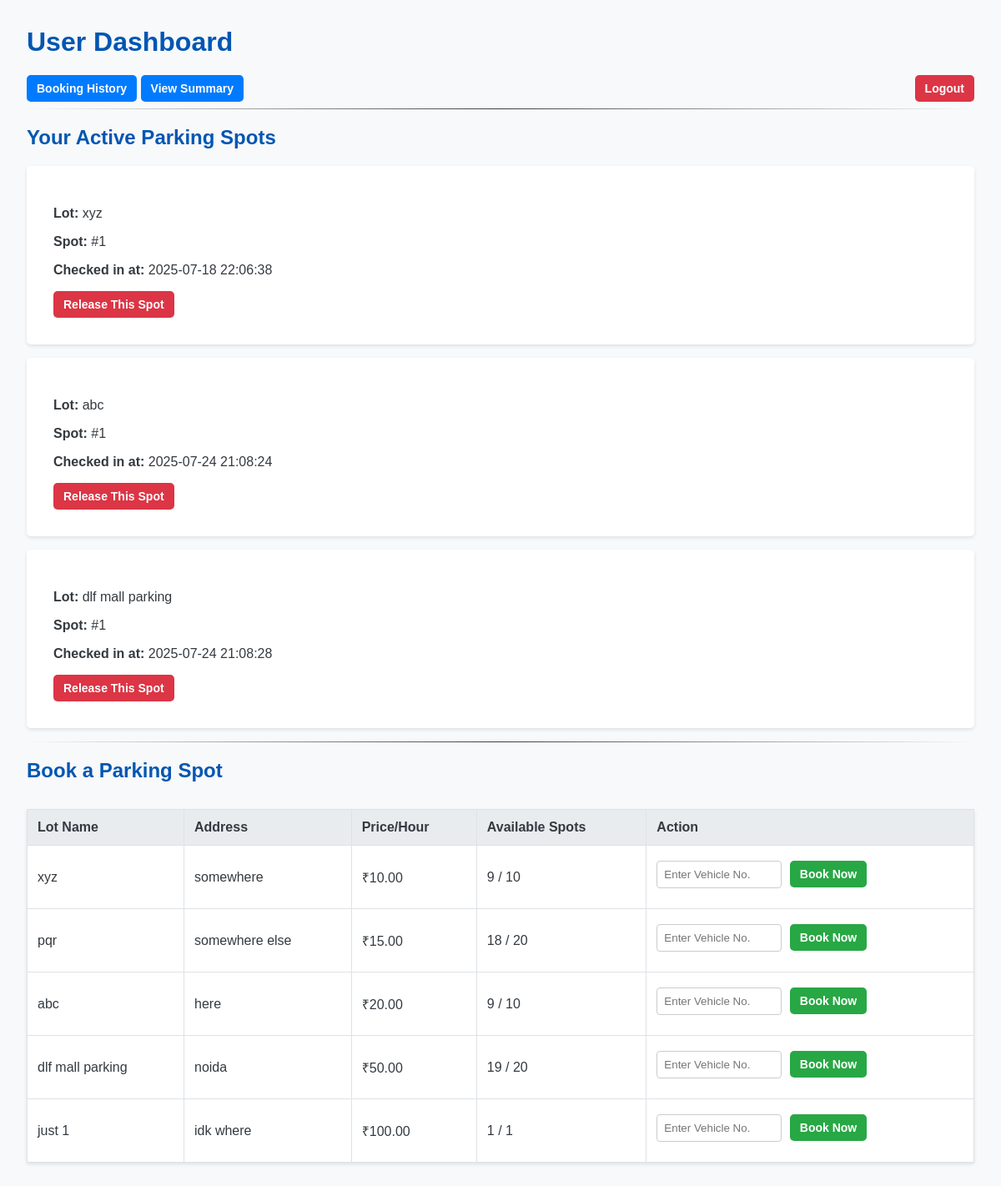
Before: /dashboard (signed in) with the older database file.
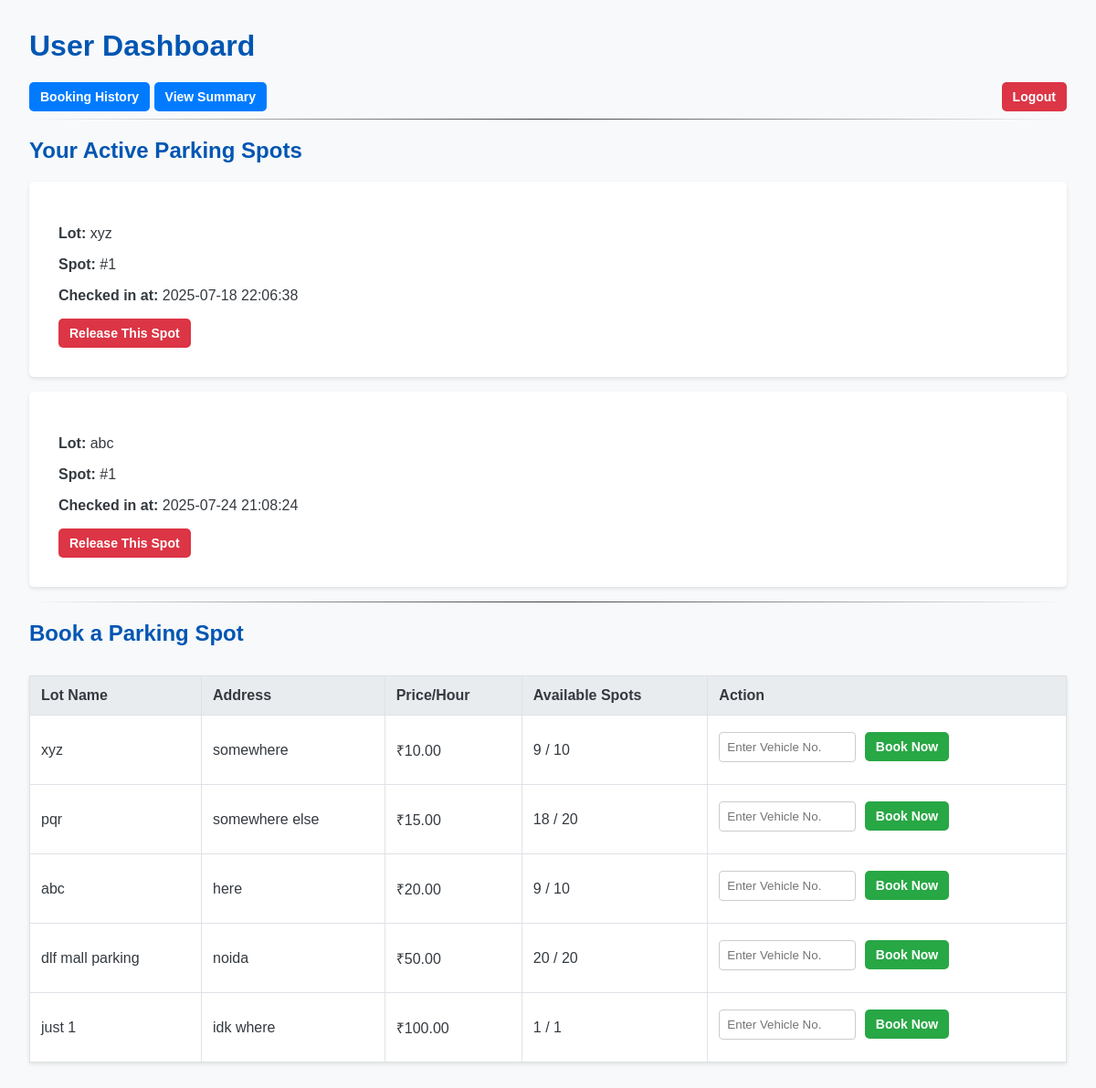
After: the same page with the newer database file.
### models/models.py (models this page shows)
class Booking(db.Model):
    __tablename__ = 'bookings'
    id = db.Column(db.Integer, primary_key=True)
    vehicle_number = db.Column(db.String(20), nullable=False)
    check_in_time = db.Column(db.DateTime, nullable=False, default=datetime.utcnow)
    check_out_time = db.Column(db.DateTime, nullable=True)
    total_cost = db.Column(db.Float, nullable=True)
    user_id = db.Column(db.Integer, db.ForeignKey('users.id'), nullable=False)
    spot_id = db.Column(db.Integer, db.ForeignKey('parking_spots.id'), nullable=False)

class ParkingLot(db.Model):
    __tablename__ = 'parking_lots'
    id = db.Column(db.Integer, primary_key=True)
    name = db.Column(db.String(100), nullable=False)
    address = db.Column(db.String(200), nullable=False)
    pincode = db.Column(db.String(10), nullable=False)
    price_per_hour = db.Column(db.Float, nullable=False)
    capacity = db.Column(db.Integer, nullable=False)
    spots = db.relationship('ParkingSpot', backref='parking_lot', lazy=True, cascade="all, delete-orphan")

class ParkingSpot(db.Model):
    __tablename__ = 'parking_spots'
    id = db.Column(db.Integer, primary_key=True)
    spot_number = db.Column(db.Integer, nullable=False)
    status = db.Column(db.String(1), default='A', nullable=False)
    lot_id = db.Column(db.Integer, db.ForeignKey('parking_lots.id'), nullable=False)
    bookings = db.relationship('Booking', backref='parking_spot', lazy=True)

### app.py (the view)
@app.route('/dashboard')
def user_dashboard():
    user_id = session.get('user_id')
    if not user_id:
        return redirect(url_for('login'))
    active_bookings = Booking.query.filter_by(user_id=user_id, check_out_time=None).all()
    lots = ParkingLot.query.all()
    for lot in lots:
        lot.available_spots = ParkingSpot.query.filter_by(lot_id=lot.id, status='A').count()
    return render_template('user_dashboard.html', lots=lots, active_bookings=active_bookings)

### templates/user_dashboard.html (shortened to what this page needs)
<!DOCTYPE html>
<html lang="en">
<head>
    <link rel="stylesheet" href="{{ url_for('static', filename='css/styles.css') }}">
</head>
<body>
    <h1>User Dashboard</h1>
    <div>
        <a href ="{{ url_for('user_history') }}" class="btn btn-primary">Booking History</a>
        <a href="{{ url_for('user_charts') }}" class="btn btn-primary">View Summary</a>
        <a href="{{ url_for('logout') }}" class="btn btn-danger" style="float:right;">Logout</a>
    </div>
    <hr>
    <h2>Your Active Parking Spots</h2>
    {% if active_bookings %}
        {% for booking in active_bookings %}
        <div class="card-form" style="margin-bottom: 1em;">
            <p><strong>Lot:</strong> {{ booking.parking_spot.parking_lot.name }}</p>
            <p><strong>Spot:</strong> #{{ booking.parking_spot.spot_number }}</p>
            <p><strong>Checked in at:</strong> {{ booking.check_in_time.strftime('%Y-%m-%d %H:%M:%S') }}</p>
            <form action="{{ url_for('release_spot', booking_id=booking.id) }}" method="POST">
                <button type="submit" class="btn btn-danger">Release This Spot</button>
            </form>
        </div>
        {% endfor %}
    {% else %}
        <p>You have no active parking spots.</p>
    {% endif %}
    <hr>
    <h2>Book a Parking Spot</h2>
    <table>
        <thead>
            <tr>
                <th>Lot Name</th>
                <th>Address</th>
                <th>Price/Hour</th>
                <th>Available Spots</th>
                <th>Action</th>
            </tr>
        </thead>
        <tbody>
            {% for lot in lots %}
            <tr>
                <td>{{ lot.name }}</td>
                <td>{{ lot.address }}</td>
                <td>₹{{ '%.2f'|format(lot.price_per_hour) }}</td>
                <td>{{ lot.available_spots }} / {{ lot.capacity }}</td>
                <td>
                    {% if lot.available_spots > 0 %}
                        <form action="{{ url_for('book_spot', lot_id=lot.id) }}" method="POST">
                            <input type="text" name="vehicle_number" placeholder="Enter Vehicle No." required style="width: 150px; display: inline-block; margin-right: 5px;">
                            <button type="submit" class="btn btn-success">Book Now</button>
                        </form>
                    {% else %}
                        <button class="btn" disabled>Full</button>
                    {% endif %}
                </td>
            </tr>
            {% endfor %}
        </tbody>
    </table>
</body>
</html>

Changed rows visible on the page:
no longer on this page (row edited): Booking: parking_spot.parking_lot.name "dlf mall parking", parking_spot.spot_number "1", check_in_time "2025-07-24 21:08:28"
computed for ParkingLot "dlf mall parking": available_spots "19" → "20"
